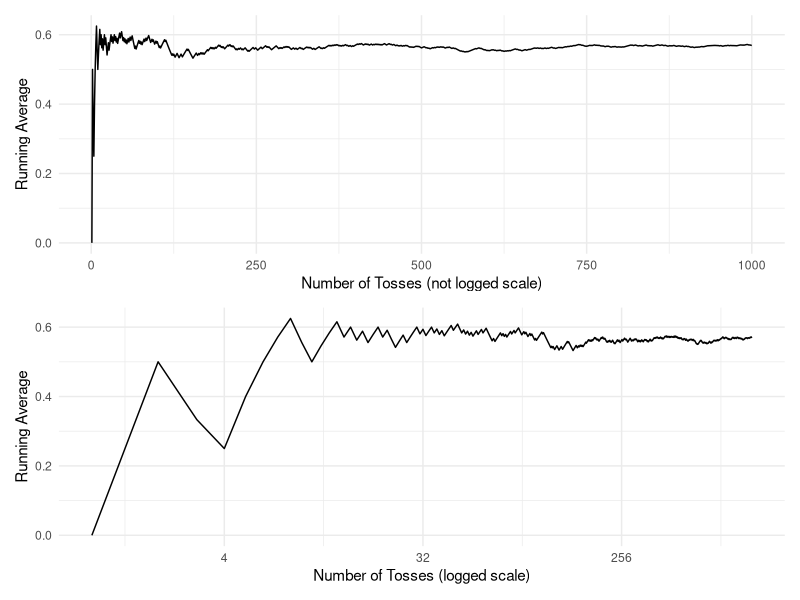
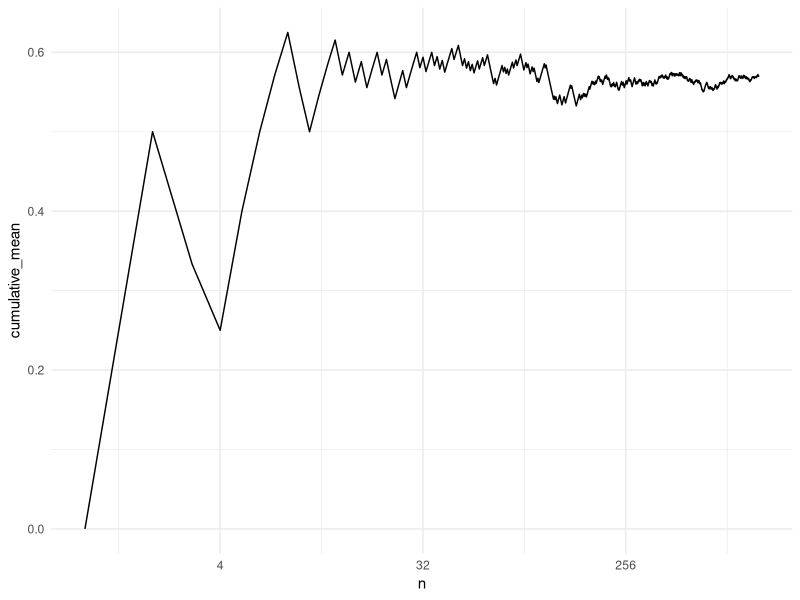
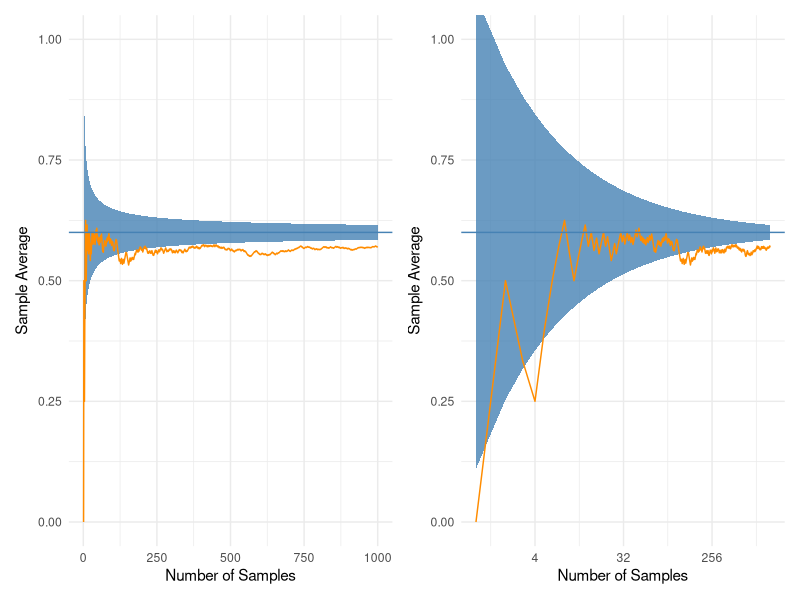

The R script that drew these images, in order:
## ---- chunk 1
library(dplyr)
library(magrittr)

library(ggplot2)
library(patchwork)
theme_set(theme_minimal())
## ---- chunk 2
toss_coin <- function(times) { 
  rbinom(n = times, size = 1, prob = 0.6)
  }
## ---- chunk 3
toss_coin(1)
## ---- chunk 4
toss_coin(100)
## ---- chunk 5
number_of_rows <- 1000

d <- data.frame(
  n = 1:number_of_rows,
  x = toss_coin(number_of_rows)
)

d <- d %>%  
  mutate(
    cumulative_mean = cummean(x)
  )

plot_not_logged <- d %>%
  ggplot(aes(x = n, y = cumulative_mean)) + 
  geom_line() + 
  labs(
    x = 'Number of Tosses (not logged scale)', 
    y = 'Running Average'
  )

plot_logged <- d %>%
  ggplot(aes(x = n, y = cumulative_mean)) + 
  scale_x_continuous(trans = 'log2') + 
  geom_line() + 
  labs(
    x = 'Number of Tosses (logged scale)', 
    y = 'Running Average'
  )

plot_not_logged / plot_logged
## ---- chunk 6
prob <- 0.9999

d <- d %>%  
  mutate(
    epsilon = sqrt(0.24 / (prob * n))
  )
## ---- chunk 7
d %>%  
  ggplot(aes(x = n, y = cumulative_mean)) + 
  scale_x_continuous(trans = 'log2') + 
  geom_line()
## ---- chunk 8
cumulative_mean_not_logged <- d %>%  
  ggplot() + 
  geom_ribbon(
    aes(
      x = n, 
      ymin = .6 - epsilon, 
      ymax = .6 + epsilon), 
    fill = 'steelblue', alpha = 0.8) + 
  geom_line(aes(x = n, y = cumulative_mean), color = 'darkorange') + 
  geom_hline(yintercept = 0.6, color = 'steelblue') + 
  coord_cartesian(ylim = c(0,1)) + 
  labs(
    x = 'Number of Samples', 
    y = expression('Sample Average')) + 
  theme_minimal()

cumulative_mean_log_transformed <- cumulative_mean_not_logged + 
  scale_x_continuous(trans = 'log2')
  
cumulative_mean_not_logged | cumulative_mean_log_transformed  
